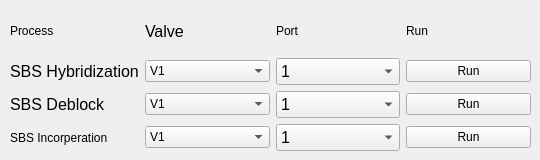
          <widget class="QWidget" name="tab_12">
           <attribute name="title">
            <string>SBS</string>
           </attribute>
           <widget class="QWidget" name="layoutWidget_19">
            <property name="geometry">
             <rect>
              <x>10</x>
              <y>10</y>
              <width>521</width>
              <height>141</height>
             </rect>
            </property>
            <layout class="QGridLayout" name="gridLayout_14">
             <item row="0" column="0">
              <widget class="QLabel" name="Sbsincorperationreagentvalvelabel">
               <property name="text">
                <string>Process</string>
               </property>
              </widget>
             </item>
             <item row="0" column="1">
              <widget class="QLabel" name="Sbsreagentvalvelabel">
               <property name="font">
                <font>
                 <pointsize>12</pointsize>
                </font>
               </property>
               <property name="frameShape">
                <enum>QFrame::NoFrame</enum>
               </property>
               <property name="text">
                <string>Valve</string>
               </property>
              </widget>
             </item>
             <item row="0" column="2">
              <widget class="QLabel" name="Sbsdeblockreagentvalvelabel">
               <property name="text">
                <string>Port</string>
               </property>
              </widget>
             </item>
             <item row="0" column="3">
              <widget class="QLabel" name="Sbsincorperationreagentvalvelabel_2">
               <property name="text">
                <string>Run</string>
               </property>
              </widget>
             </item>
             <item row="1" column="0">
              <widget class="QLabel" name="Sbshybridizationlabel">
               <property name="font">
                <font>
                 <pointsize>12</pointsize>
                </font>
               </property>
               <property name="acceptDrops">
                <bool>true</bool>
               </property>
               <property name="text">
                <string>SBS Hybridization</string>
               </property>
              </widget>
             </item>
             <item row="1" column="1">
              <widget class="QComboBox" name="SBSHybeValve">
               <item>
                <property name="text">
                 <string>V1</string>
                </property>
               </item>
               <item>
                <property name="text">
                 <string>V2</string>
                </property>
               </item>
               <item>
                <property name="text">
                 <string>V3</string>
                </property>
               </item>
              </widget>
             </item>
             <item row="1" column="2">
              <widget class="QComboBox" name="Port_1">
               <property name="font">
                <font>
                 <pointsize>12</pointsize>
                </font>
               </property>
               <item>
                <property name="text">
                 <string>1</string>
                </property>
               </item>
               <item>
                <property name="text">
                 <string>2</string>
                </property>
               </item>
               <item>
                <property name="text">
                 <string>3</string>
                </property>
               </item>
               <item>
                <property name="text">
                 <string>4</string>
                </property>
               </item>
               <item>
                <property name="text">
                 <string>5</string>
                </property>
               </item>
               <item>
                <property name="text">
                 <string>6</string>
                </property>
               </item>
               <item>
                <property name="text">
                 <string>7</string>
                </property>
               </item>
               <item>
                <property name="text">
                 <string>8</string>
                </property>
               </item>
              </widget>
             </item>
             <item row="1" column="3">
              <widget class="QPushButton" name="SBSHybRun">
               <property name="text">
                <string>Run</string>
               </property>
              </widget>
             </item>
             <item row="2" column="0">
              <widget class="QLabel" name="Sbsdeblocklabel">
               <property name="font">
                <font>
                 <pointsize>12</pointsize>
                </font>
               </property>
               <property name="text">
                <string>SBS Deblock</string>
               </property>
              </widget>
             </item>
             <item row="2" column="1">
              <widget class="QComboBox" name="SBSDeblockValve">
               <item>
                <property name="text">
                 <string>V1</string>
                </property>
               </item>
               <item>
                <property name="text">
                 <string>V2</string>
                </property>
               </item>
               <item>
                <property name="text">
                 <string>V3</string>
                </property>
               </item>
              </widget>
             </item>
             <item row="2" column="2">
              <widget class="QComboBox" name="Port_2">
               <property name="font">
                <font>
                 <pointsize>12</pointsize>
                </font>
               </property>
               <item>
                <property name="text">
                 <string>1</string>
                </property>
               </item>
               <item>
                <property name="text">
                 <string>2</string>
                </property>
               </item>
               <item>
                <property name="text">
                 <string>3</string>
                </property>
               </item>
               <item>
                <property name="text">
                 <string>4</string>
                </property>
               </item>
               <item>
                <property name="text">
                 <string>5</string>
                </property>
               </item>
               <item>
                <property name="text">
                 <string>6</string>
                </property>
               </item>
               <item>
                <property name="text">
                 <string>7</string>
                </property>
               </item>
               <item>
                <property name="text">
                 <string>8</string>
                </property>
               </item>
              </widget>
             </item>
             <item row="2" column="3">
              <widget class="QPushButton" name="SBSDeblockRun">
               <property name="text">
                <string>Run</string>
               </property>
              </widget>
             </item>
             <item row="3" column="0">
              <widget class="QLabel" name="Sbsincorperationlabel">
               <property name="text">
                <string>SBS Incorperation</string>
               </property>
              </widget>
             </item>
             <item row="3" column="1">
              <widget class="QComboBox" name="SBSIncorpValve">
               <item>
                <property name="text">
                 <string>V1</string>
                </property>
               </item>
               <item>
                <property name="text">
                 <string>V2</string>
                </property>
               </item>
               <item>
                <property name="text">
                 <string>V3</string>
                </property>
               </item>
              </widget>
             </item>
             <item row="3" column="2">
              <widget class="QComboBox" name="Port_3">
               <property name="font">
                <font>
                 <pointsize>12</pointsize>
                </font>
               </property>
               <item>
                <property name="text">
                 <string>1</string>
                </property>
               </item>
               <item>
                <property name="text">
                 <string>2</string>
                </property>
               </item>
               <item>
                <property name="text">
                 <string>3</string>
                </property>
               </item>
               <item>
                <property name="text">
                 <string>4</string>
                </property>
               </item>
               <item>
                <property name="text">
                 <string>5</string>
                </property>
               </item>
               <item>
                <property name="text">
                 <string>6</string>
                </property>
               </item>
               <item>
                <property name="text">
                 <string>7</string>
                </property>
               </item>
               <item>
                <property name="text">
                 <string>8</string>
                </property>
               </item>
              </widget>
             </item>
             <item row="3" column="3">
              <widget class="QPushButton" name="SBSIncorpRun">
               <property name="text">
                <string>Run</string>
               </property>
              </widget>
             </item>
            </layout>
           </widget>
          </widget>
